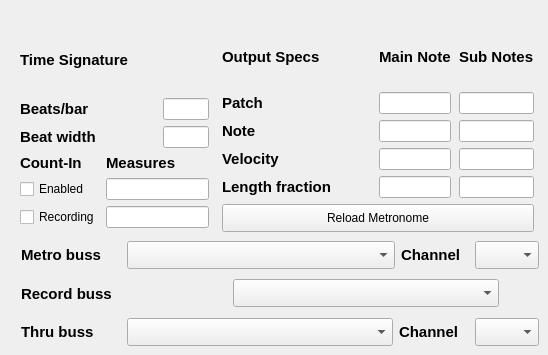
     <widget class="QWidget" name="tabMetronome">
      <attribute name="title">
       <string>&amp;Metronome</string>
      </attribute>
      <widget class="QWidget" name="metroLayoutWidget">
       <property name="geometry">
        <rect>
         <x>20</x>
         <y>28</y>
         <width>189</width>
         <height>200</height>
        </rect>
       </property>
       <layout class="QVBoxLayout" name="verticalLayout_2">
        <item>
         <widget class="QLabel" name="label_metro_timesig">
          <property name="font">
           <font>
            <pointsize>11</pointsize>
            <bold>true</bold>
           </font>
          </property>
          <property name="text">
           <string>Time Signature</string>
          </property>
         </widget>
        </item>
        <item>
         <layout class="QGridLayout" name="gridLayout_3" columnstretch="6,2">
          <item row="0" column="0">
           <widget class="QLabel" name="label_metro_bpb">
            <property name="font">
             <font>
              <pointsize>11</pointsize>
              <bold>true</bold>
             </font>
            </property>
            <property name="text">
             <string>Beats/bar</string>
            </property>
           </widget>
          </item>
          <item row="0" column="1">
           <widget class="QLineEdit" name="lineedit_metro_beats_per_bar"/>
          </item>
          <item row="1" column="0">
           <widget class="QLabel" name="label_metro_beat_width">
            <property name="font">
             <font>
              <pointsize>11</pointsize>
              <bold>true</bold>
             </font>
            </property>
            <property name="text">
             <string>Beat width</string>
            </property>
           </widget>
          </item>
          <item row="1" column="1">
           <widget class="QLineEdit" name="lineedit_metro_beat_width"/>
          </item>
         </layout>
        </item>
        <item>
         <layout class="QGridLayout" name="gridLayout_4">
          <item row="0" column="1">
           <widget class="QLabel" name="label_metro_count">
            <property name="enabled">
             <bool>true</bool>
            </property>
            <property name="font">
             <font>
              <pointsize>11</pointsize>
              <bold>true</bold>
             </font>
            </property>
            <property name="text">
             <string>Measures</string>
            </property>
           </widget>
          </item>
          <item row="0" column="0">
           <widget class="QLabel" name="label_metro_count_in">
            <property name="enabled">
             <bool>true</bool>
            </property>
            <property name="font">
             <font>
              <pointsize>11</pointsize>
              <bold>true</bold>
             </font>
            </property>
            <property name="text">
             <string>Count-In</string>
            </property>
           </widget>
          </item>
          <item row="1" column="1">
           <widget class="QLineEdit" name="lineedit_metro_count_in">
            <property name="enabled">
             <bool>true</bool>
            </property>
           </widget>
          </item>
          <item row="1" column="0">
           <widget class="QCheckBox" name="checkbox_metro_count_in">
            <property name="enabled">
             <bool>true</bool>
            </property>
            <property name="text">
             <string>Enabled</string>
            </property>
           </widget>
          </item>
          <item row="2" column="0">
           <widget class="QCheckBox" name="checkbox_metro_recording">
            <property name="text">
             <string>Recording</string>
            </property>
           </widget>
          </item>
          <item row="2" column="1">
           <widget class="QLineEdit" name="lineedit_metro_recording_measures"/>
          </item>
         </layout>
        </item>
       </layout>
      </widget>
      <widget class="QWidget" name="metroLayoutWidget2">
       <property name="geometry">
        <rect>
         <x>222</x>
         <y>28</y>
         <width>312</width>
         <height>204</height>
        </rect>
       </property>
       <layout class="QVBoxLayout" name="verticalLayout_4">
        <item>
         <layout class="QGridLayout" name="gridLayout_2" columnstretch="3,1,1">
          <property name="horizontalSpacing">
           <number>8</number>
          </property>
          <item row="0" column="0">
           <widget class="QLabel" name="label_output_specs">
            <property name="font">
             <font>
              <pointsize>11</pointsize>
              <bold>true</bold>
             </font>
            </property>
            <property name="text">
             <string>Output Specs</string>
            </property>
           </widget>
          </item>
          <item row="0" column="1">
           <widget class="QLabel" name="label_metro_main_note">
            <property name="font">
             <font>
              <pointsize>11</pointsize>
              <bold>true</bold>
             </font>
            </property>
            <property name="text">
             <string>Main Note</string>
            </property>
           </widget>
          </item>
          <item row="0" column="2">
           <widget class="QLabel" name="label_metro_sub_notes">
            <property name="font">
             <font>
              <pointsize>11</pointsize>
              <bold>true</bold>
             </font>
            </property>
            <property name="text">
             <string>Sub Notes</string>
            </property>
           </widget>
          </item>
          <item row="1" column="0">
           <widget class="QLabel" name="label_metro_patch">
            <property name="font">
             <font>
              <pointsize>11</pointsize>
              <bold>true</bold>
             </font>
            </property>
            <property name="text">
             <string>Patch</string>
            </property>
           </widget>
          </item>
          <item row="1" column="1">
           <widget class="QLineEdit" name="lineedit_metro_main_patch"/>
          </item>
          <item row="1" column="2">
           <widget class="QLineEdit" name="lineedit_metro_sub_patch"/>
          </item>
          <item row="2" column="0">
           <widget class="QLabel" name="label_metro_note">
            <property name="font">
             <font>
              <pointsize>11</pointsize>
              <bold>true</bold>
             </font>
            </property>
            <property name="text">
             <string>Note</string>
            </property>
           </widget>
          </item>
          <item row="2" column="1">
           <widget class="QLineEdit" name="lineedit_metro_main_note"/>
          </item>
          <item row="2" column="2">
           <widget class="QLineEdit" name="lineedit_metro_sub_note"/>
          </item>
          <item row="3" column="0">
           <widget class="QLabel" name="label_metro_velocity">
            <property name="font">
             <font>
              <pointsize>11</pointsize>
              <bold>true</bold>
             </font>
            </property>
            <property name="text">
             <string>Velocity</string>
            </property>
           </widget>
          </item>
          <item row="3" column="1">
           <widget class="QLineEdit" name="lineedit_metro_main_velocity"/>
          </item>
          <item row="3" column="2">
           <widget class="QLineEdit" name="lineedit_metro_sub_velocity"/>
          </item>
          <item row="4" column="0">
           <widget class="QLabel" name="label_metro_length_fraction">
            <property name="font">
             <font>
              <pointsize>11</pointsize>
              <bold>true</bold>
             </font>
            </property>
            <property name="text">
             <string>Length fraction</string>
            </property>
           </widget>
          </item>
          <item row="4" column="1">
           <widget class="QLineEdit" name="lineedit_metro_main_fraction"/>
          </item>
          <item row="4" column="2">
           <widget class="QLineEdit" name="lineedit_metro_sub_fraction"/>
          </item>
         </layout>
        </item>
        <item>
         <widget class="QPushButton" name="button_metro_reload">
          <property name="minimumSize">
           <size>
            <width>225</width>
            <height>28</height>
           </size>
          </property>
          <property name="text">
           <string>Reload Metronome</string>
          </property>
         </widget>
        </item>
       </layout>
      </widget>
      <widget class="QWidget" name="layoutWidgetMetro">
       <property name="geometry">
        <rect>
         <x>21</x>
         <y>241</y>
         <width>518</width>
         <height>105</height>
        </rect>
       </property>
       <layout class="QVBoxLayout" name="verticalLayout_5">
        <item>
         <layout class="QHBoxLayout" name="horizontalLayout" stretch="1,4,1,2">
          <item>
           <widget class="QLabel" name="label_metro_buss">
            <property name="minimumSize">
             <size>
              <width>100</width>
              <height>28</height>
             </size>
            </property>
            <property name="font">
             <font>
              <pointsize>11</pointsize>
              <bold>true</bold>
             </font>
            </property>
            <property name="text">
             <string>Metro buss</string>
            </property>
           </widget>
          </item>
          <item>
           <widget class="QComboBox" name="combobox_metro_buss">
            <property name="minimumSize">
             <size>
              <width>266</width>
              <height>28</height>
             </size>
            </property>
            <property name="maximumSize">
             <size>
              <width>268</width>
              <height>28</height>
             </size>
            </property>
           </widget>
          </item>
          <item>
           <widget class="QLabel" name="label_metro_channel">
            <property name="font">
             <font>
              <pointsize>11</pointsize>
              <bold>true</bold>
             </font>
            </property>
            <property name="text">
             <string>Channel</string>
            </property>
           </widget>
          </item>
          <item>
           <widget class="QComboBox" name="combobox_metro_channel">
            <property name="minimumSize">
             <size>
              <width>64</width>
              <height>28</height>
             </size>
            </property>
            <property name="maximumSize">
             <size>
              <width>64</width>
              <height>28</height>
             </size>
            </property>
           </widget>
          </item>
         </layout>
        </item>
        <item>
         <layout class="QHBoxLayout" name="horizontalLayout_4">
          <item>
           <widget class="QLabel" name="label_record_bus">
            <property name="minimumSize">
             <size>
              <width>100</width>
              <height>28</height>
             </size>
            </property>
            <property name="font">
             <font>
              <pointsize>11</pointsize>
              <bold>true</bold>
             </font>
            </property>
            <property name="text">
             <string>Record buss</string>
            </property>
           </widget>
          </item>
          <item>
           <widget class="QComboBox" name="combobox_metro_record_buss">
            <property name="minimumSize">
             <size>
              <width>266</width>
              <height>28</height>
             </size>
            </property>
            <property name="maximumSize">
             <size>
              <width>266</width>
              <height>28</height>
             </size>
            </property>
           </widget>
          </item>
          <item>
           <spacer name="horizontalSpacer">
            <property name="orientation">
             <enum>Qt::Orientation::Vertical</enum>
            </property>
            <property name="sizeHint" stdset="0">
             <size>
              <width>40</width>
              <height>20</height>
             </size>
            </property>
           </spacer>
          </item>
         </layout>
        </item>
        <item>
         <layout class="QHBoxLayout" name="horizontalLayout_5" stretch="1,4,1,2">
          <item>
           <widget class="QLabel" name="label_metro_thru_buss">
            <property name="minimumSize">
             <size>
              <width>100</width>
              <height>28</height>
             </size>
            </property>
            <property name="font">
             <font>
              <pointsize>11</pointsize>
              <bold>true</bold>
             </font>
            </property>
            <property name="text">
             <string>Thru buss</string>
            </property>
           </widget>
          </item>
          <item>
           <widget class="QComboBox" name="combobox_metro_thru_buss">
            <property name="minimumSize">
             <size>
              <width>266</width>
              <height>28</height>
             </size>
            </property>
            <property name="maximumSize">
             <size>
              <width>266</width>
              <height>28</height>
             </size>
            </property>
           </widget>
          </item>
          <item>
           <widget class="QLabel" name="label_metro_thru_channel">
            <property name="font">
             <font>
              <pointsize>11</pointsize>
              <bold>true</bold>
             </font>
            </property>
            <property name="text">
             <string>Channel</string>
            </property>
           </widget>
          </item>
          <item>
           <widget class="QComboBox" name="combobox_metro_thru_channel">
            <property name="minimumSize">
             <size>
              <width>64</width>
              <height>28</height>
             </size>
            </property>
            <property name="maximumSize">
             <size>
              <width>64</width>
              <height>28</height>
             </size>
            </property>
           </widget>
          </item>
         </layout>
        </item>
       </layout>
      </widget>
     </widget>
